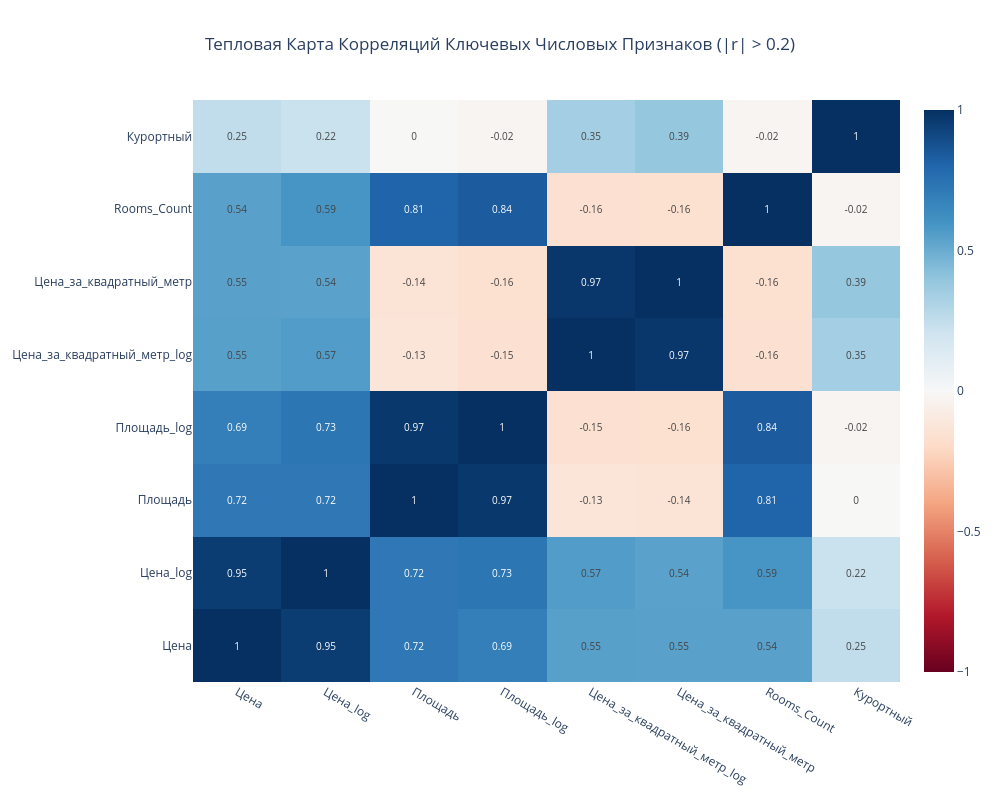

The notebook cell this image was saved under:
### Markdown cell above
**Выводы:**

- В крупных городах разброс цен обычно больше, что отражает более сегментированный рынок (от эконом- до элитного класса).
- Наблюдается наличие выбросов в некоторых городах, что может указывать на объекты с уникальными характеристиками или ошибки в данных.

**Гипотезы:**
- Города с высокими медианными ценами могут быть центрами притяжения (рабочие места, образование, культура).
- Широкий разброс цен в некоторых городах может быть связан с неравномерным распределением объектов по районам с разной престижностью.

### Code cell
# Выбор числовых столбцов для анализа корреляции
numeric_cols = df.select_dtypes(include=np.number).columns.tolist()

# Расчет матрицы корреляции
corr_matrix = df[numeric_cols].corr()

# Для наглядности выберем только признаки с высокой корреляцией с ценой
corr_target = corr_matrix['Цена'].abs().sort_values(ascending=False)
top_corr_features = corr_target[corr_target > 0.2].index

# Тепловая карта для наиболее коррелирующих признаков
fig_heatmap = go.Figure(data=go.Heatmap(
                   z=df[top_corr_features].corr().values,
                   x=top_corr_features.tolist(),
                   y=top_corr_features.tolist(),
                   colorscale='RdBu',
                   zmin=-1,
                   zmax=1,
                   text=df[top_corr_features].corr().round(2).values,
                   texttemplate="%{text}",
                   textfont={"size": 10}
))

fig_heatmap.update_layout(
    title='Тепловая Карта Корреляций Ключевых Числовых Признаков (|r| > 0.2)',
    title_x=0.5,
    height=800,
    width=1000
)

fig_heatmap.show()

### Figure 1 — Plotly figure (JSON) as saved in the notebook; plotly's stock layout.template omitted (floating-point values rounded to 4 significant figures)
{"data": [{"colorscale": [[0, "rgb(103,0,31)"], [0.1, "rgb(178,24,43)"], [0.2, "rgb(214,96,77)"], [0.3, "rgb(244,165,130)"], [0.4, "rgb(253,219,199)"], [0.5, "rgb(247,247,247)"], [0.6, "rgb(209,229,240)"], [0.7, "rgb(146,197,222)"], [0.8, "rgb(67,147,195)"], [0.9, "rgb(33,102,172)"], [1, "rgb(5,48,97)"]], "text": [[1.0, 0.95, 0.72, 0.69, 0.55, 0.55, 0.54, 0.25], [0.95, 1.0, 0.72, 0.73, 0.57, 0.54, 0.59, 0.22], [0.72, 0.72, 1.0, 0.97, -0.13, -0.14, 0.81, -0.0], [0.69, 0.73, 0.97, 1.0, -0.15, -0.16, 0.84, -0.02], [0.55, 0.57, -0.13, -0.15, 1.0, 0.97, -0.16, 0.35], [0.55, 0.54, -0.14, -0.16, 0.97, 1.0, -0.16, 0.39], [0.54, 0.59, 0.81, 0.84, -0.16, -0.16, 1.0, -0.02], [0.25, 0.22, -0.0, -0.02, 0.35, 0.39, -0.02, 1.0]], "textfont": {"size": 10}, "texttemplate": "%{text}", "type": "heatmap", "x": ["Цена", "Цена_log", "Площадь", "Площадь_log", "Цена_за_квадратный_метр_log", "Цена_за_квадратный_метр", "Rooms_Count", "Курортный"], "y": ["Цена", "Цена_log", "Площадь", "Площадь_log", "Цена_за_квадратный_метр_log", "Цена_за_квадратный_метр", "Rooms_Count", "Курортный"], "z": [[1.0, 0.9545, 0.7188, 0.6872, 0.5498, 0.5452, 0.5432, 0.2494], [0.9545, 1.0, 0.7194, 0.7282, 0.5653, 0.542, 0.5909, 0.2217], [0.7188, 0.7194, 1.0, 0.9709, -0.1302, -0.1362, 0.8088, -0.002292], [0.6872, 0.7282, 0.9709, 1.0, -0.1537, -0.1602, 0.8369, -0.02185], [0.5498, 0.5653, -0.1302, -0.1537, 1.0, 0.9743, -0.1552, 0.346], [0.5452, 0.542, -0.1362, -0.1602, 0.9743, 1.0, -0.1636, 0.3905], [0.5432, 0.5909, 0.8088, 0.8369, -0.1552, -0.1636, 1.0, -0.02498], [0.2494, 0.2217, -0.002292, -0.02185, 0.346, 0.3905, -0.02498, 1.0]], "zmax": 1, "zmin": -1}], "layout": {"height": 800, "title": {"text": "Тепловая Карта Корреляций Ключевых Числовых Признаков (|r| > 0.2)", "x": 0.5}, "width": 1000}}
